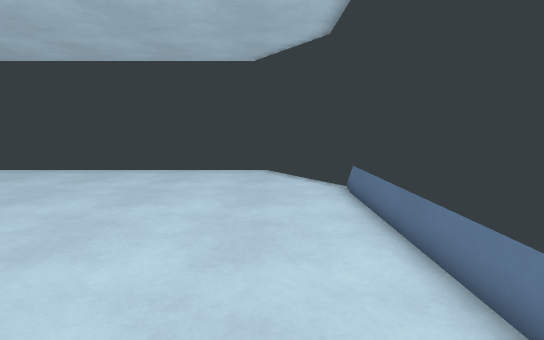
[1] (above)

12 first-person views from a walk through a 3-D level made in the Godot game engine. The camera is 1.2 m above the floor, tilts 8° down and sees 85° across. The floor is counted in squares, 0.5 m on a side. Each view is taken from the middle of a square. On the plan, view 1 faces up. The plan holds only what a view shows up to about 19 squares ahead; the rest is blank. The place goes on beyond the plan.

[2]
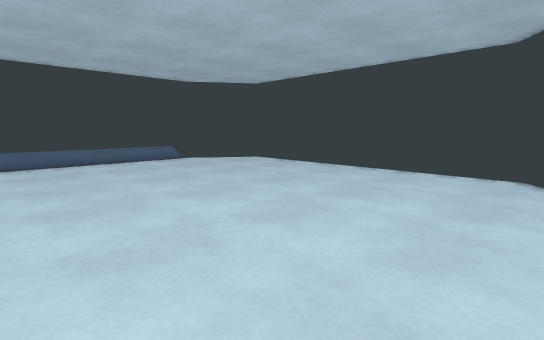

[3]
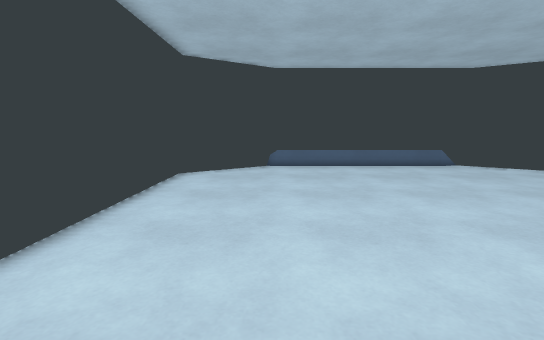

[4]
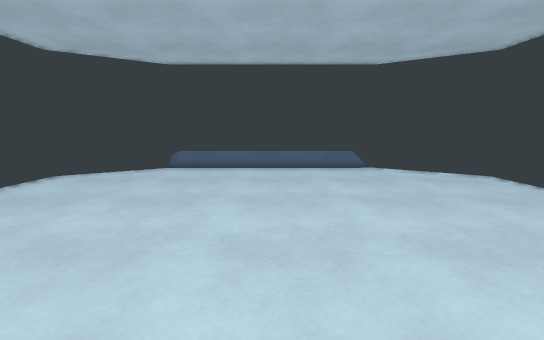

[5]
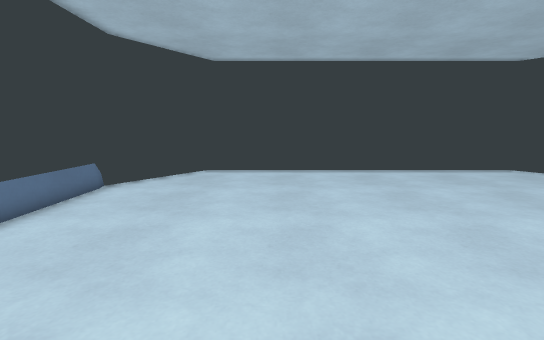

[6]
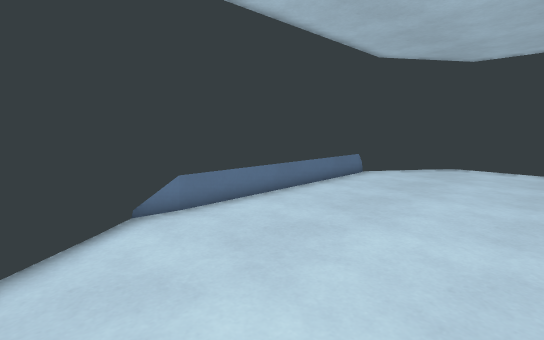

[7]
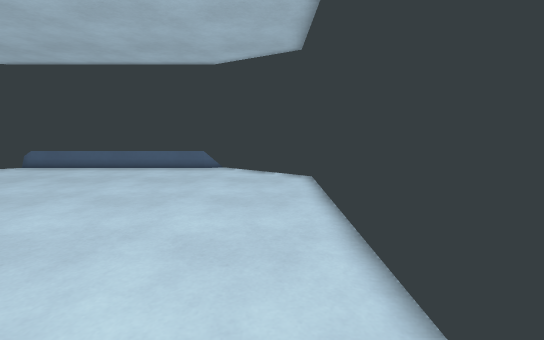

[8]
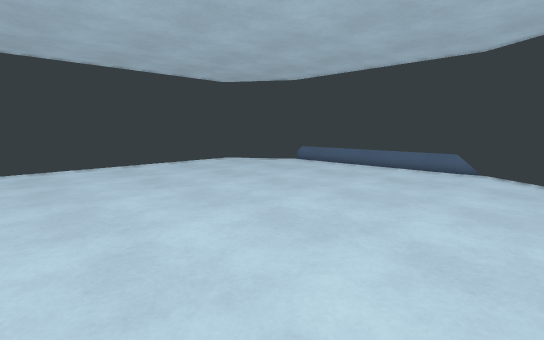

[9]
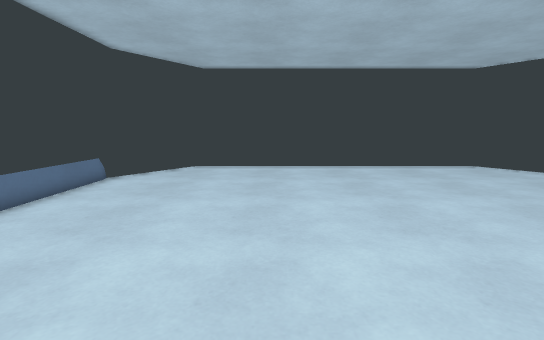

[10]
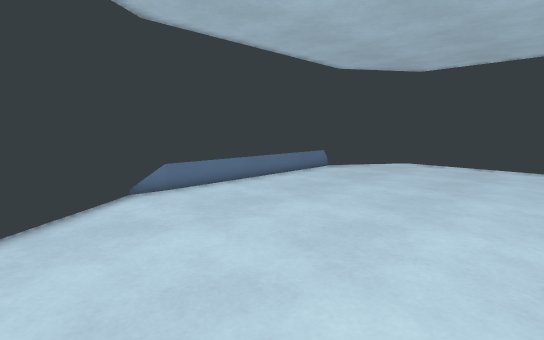

[11]
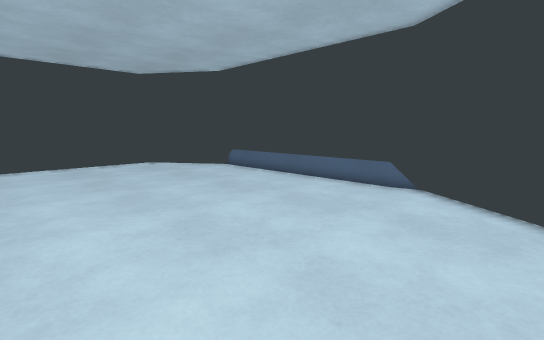

[12]
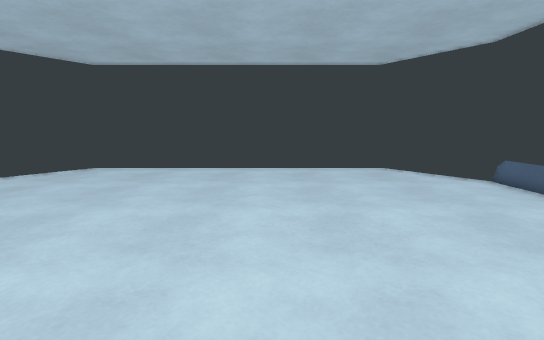

### Floor plan
Points are (right, up) in squares from view 1. A wall is a line through its corners. A room is listed if a view was taken in it or the views show most of it. See-through windows are left out.
Room 1 (views 1, 2, 3, 4, 5, 6, 7, 8, 9, 10, 11, 12)
walls: (-20.8, 0) (-17.6, -4.7) (-0.3, -4.7); (3.1, 11.9) (-0.2, 16.7) (-17.7, 16.7) (-21, 12); (-21, 12.2) (-21, -0.2); (-0.7, -4.7) (2.6, 0) (2.6, 12) (-0.7, 16.7); (-17.4, 16.7) (-20.7, 12) (-20.7, 0.1) (-17.4, -4.7)
low walls: (3, 10.9) (3.1, 11.9); (-21.1, 11.7) (-21, 10.8); (-19.4, -2.5) (-17.7, -4.9) (-0.3, -4.9) (3.1, -0.2); (-21, -0.1) (-19.5, -2.4); (-0.3, -4.7) (3, 0) (3, 11.9) (-0.4, 16.7); (-0.2, 17) (-17.7, 17) (-18.4, 16.1)

Where each view was taken, in squares from view 1:
view 1: 0 up, 0 right, facing up
view 2: 0 up, 1 right, facing up-left
view 3: 0 up, 2 left, facing left
view 4: 6 up, 3 left, facing left
view 5: 12 up, 4 left, facing down
view 6: 15 up, 5 left, facing down-right
view 7: 15 up, 3 left, facing left
view 8: 15 up, 3 left, facing down-left
view 9: 14 up, 5 left, facing down
view 10: 16 up, 8 left, facing down-right
view 11: 16 up, 9 left, facing down-left
view 12: 13 up, 11 left, facing down
